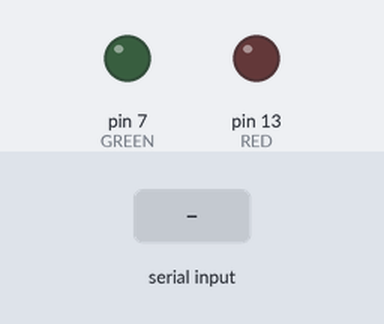
Bench run of a sketch on a simulated Arduino Uno, built with avr-gcc and run on an emulated ATmega328P. Shown: output pins drawn as LEDs (lit = HIGH). The test bench sets the inputs (shaded band).

Above: at 1.2 s.
1.3 s: "1" received over Serial
At 2.4 s:
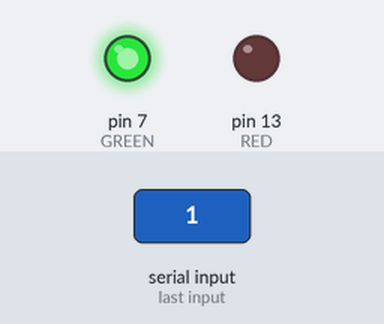
2.8 s: "0" received over Serial
At 4.1 s:
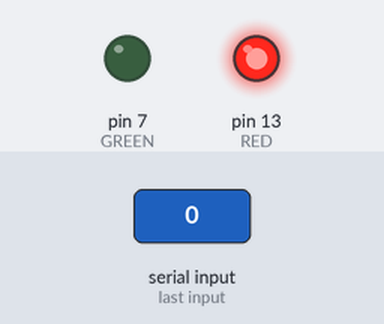
Timing chart, 0 to 5.8 s (numbered marks = the images above; inputs shaded):
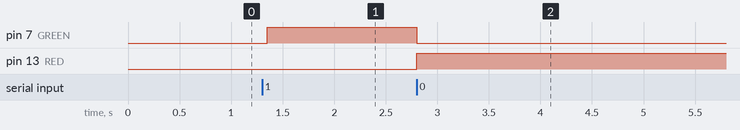

Measured:
- after the input at 1.3 s, pin 7 (GREEN): LOW → HIGH after 0.05 s
- after the input at 2.8 s, pin 7 (GREEN): HIGH → LOW at once; pin 13 (RED): LOW → HIGH at once

The sketch:

trafficLights.ino
```cpp
byte incomingByte;
const byte RED = 13;
const byte GREEN = 7;

void setup() {
  Serial.begin(9600);
  pinMode (RED, OUTPUT);
  pinMode (GREEN, OUTPUT);
}

void loop() {
    if (Serial.available() > 0) {
    incomingByte = Serial.read();

    if (incomingByte == '1') {
      digitalWrite(RED, LOW);
      digitalWrite(GREEN, HIGH);
    }
    else if (incomingByte == '0') {
      digitalWrite(GREEN, LOW);
      digitalWrite(RED, HIGH);
    }
  }
  delay(50);
}
```
